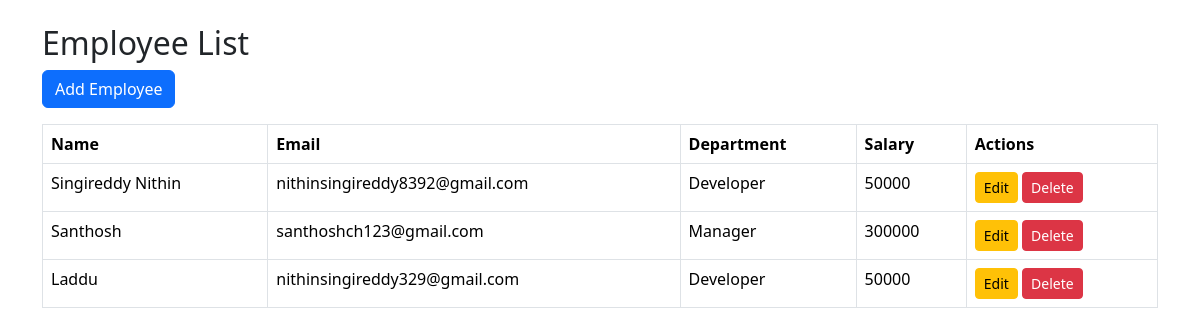
/employees/, run on the app's committed database.
### employees/models.py (models this page shows, shortened)
class Employee(models.Model):
    name = models.CharField(max_length=100)
    email = models.EmailField(unique=True)
    department = models.CharField(max_length=100)
    salary = models.IntegerField()

### employees/views.py (the view)
# urls.py: path('', views.employee_list, name='employee_list'),
def employee_list(request):
    employees = Employee.objects.all()
    return render(request, 'employees/employee_list.html', {'employees': employees})

### employees/templates/employees/employee_list.html
<link href="https://cdn.jsdelivr.net/npm/bootstrap@5.3.2/dist/css/bootstrap.min.css" rel="stylesheet">
<div class="container mt-4">
    <h2>Employee List</h2>
    <a href="add/" class="btn btn-primary mb-3">Add Employee</a>
    <table class="table table-bordered">
        <tr>
            <th>Name</th>
            <th>Email</th>
            <th>Department</th>
            <th>Salary</th>
            <th>Actions</th>
        </tr>
        {% for emp in employees %}
        <tr>
            <td>{{ emp.name }}</td>
            <td>{{ emp.email }}</td>
            <td>{{ emp.department }}</td>
            <td>{{ emp.salary }}</td>
            <td>
                <a href="edit/{{ emp.id }}/" class="btn btn-warning btn-sm">Edit</a>
                <a href="delete/{{ emp.id }}/" class="btn btn-danger btn-sm">Delete</a>
            </td>
        </tr>
        {% endfor %}
    </table>
</div>

### data on the page
Employee: name "Singireddy Nithin", email "nithinsingireddy8392@gmail.com", department "Developer", salary "50000"
Employee: name "Santhosh", email "santhoshch123@gmail.com", department "Manager", salary "300000"
Employee: name "Laddu", email "nithinsingireddy329@gmail.com", department "Developer", salary "50000"
